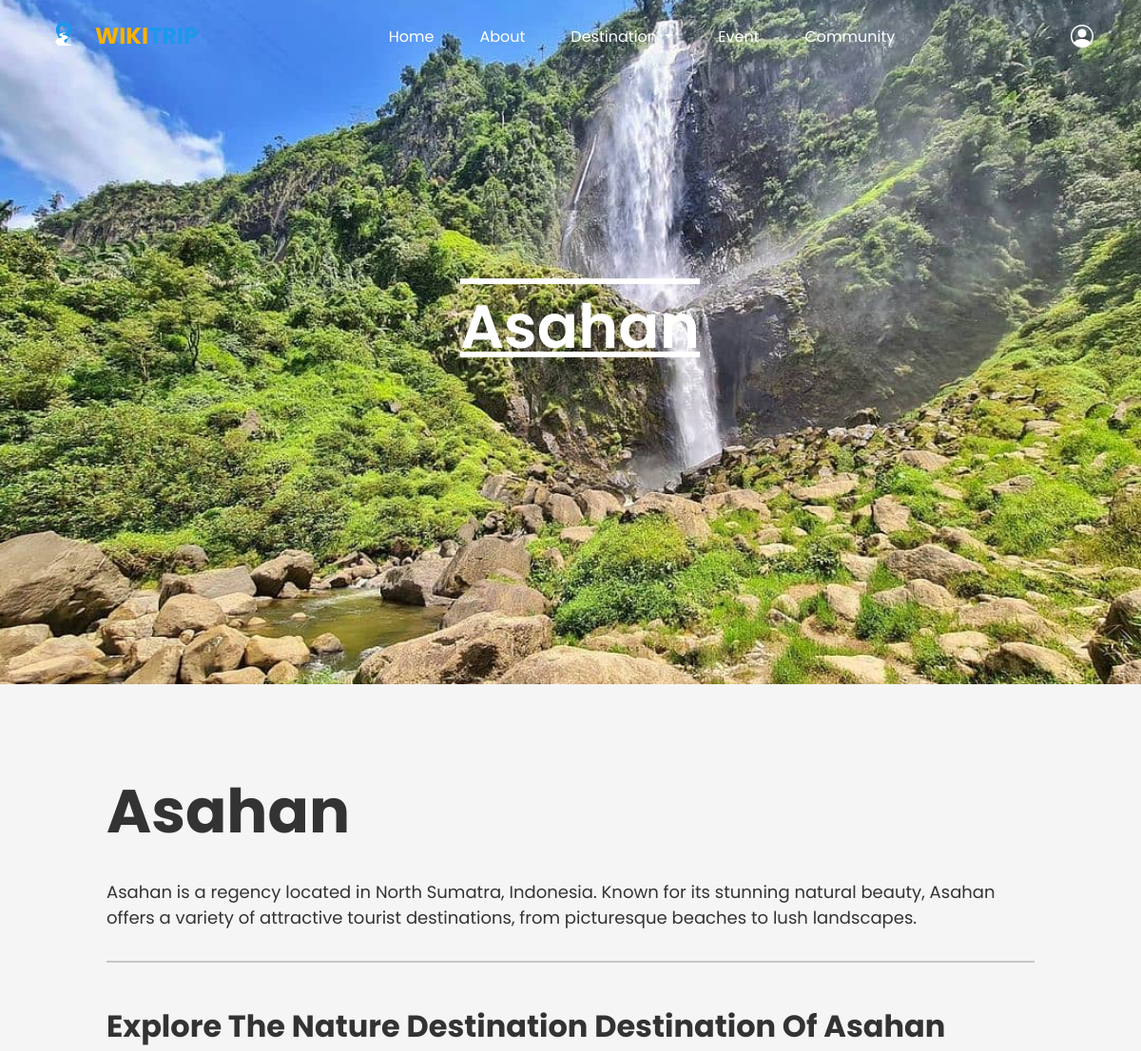
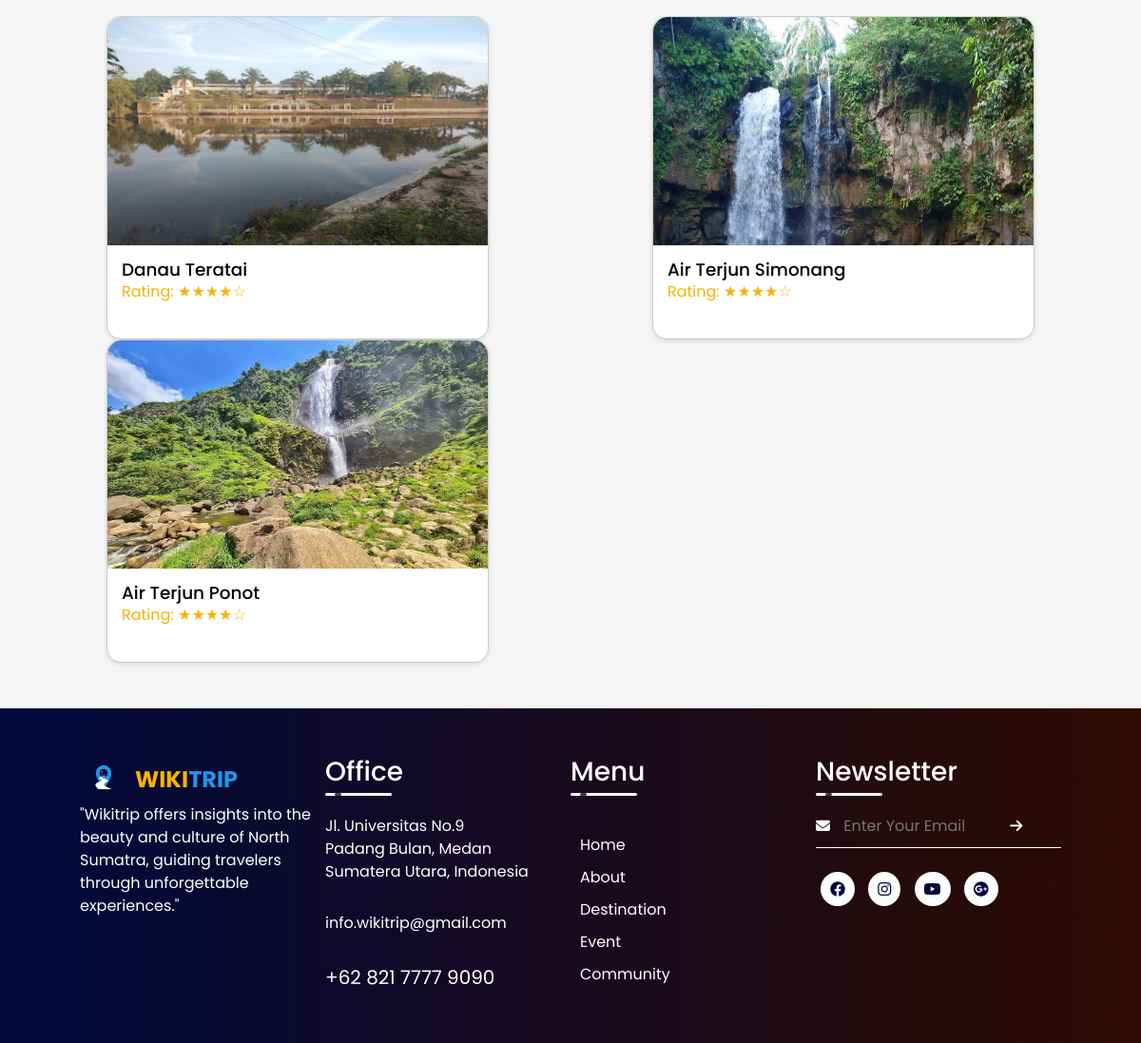
/citycategory.php?city_id=1&category_id=1&image_url=image/Asahan/air_terjun_ponot.jpg, run on the app's committed database (2 pictures, top to bottom).
### tables this page shows
CREATE TABLE `cities` (
  `city_id` int(11) NOT NULL,
  `city_name` varchar(64) NOT NULL,
  `description` text DEFAULT NULL
);

CREATE TABLE `tourismcategories` (
  `category_id` int(11) NOT NULL,
  `category_name` varchar(64) NOT NULL,
  `little_desc` text NOT NULL,
  `title_categories` varchar(255) DEFAULT NULL,
  `desc_categories` text DEFAULT NULL,
  `background_image` varchar(255) NOT NULL
);

CREATE TABLE `tourismplaces` (
  `tourism_id` int(11) NOT NULL,
  `city_id` int(11) NOT NULL,
  `category_id` int(11) NOT NULL,
  `tourism_name` varchar(128) NOT NULL,
  `image_url` varchar(255) DEFAULT NULL,
  `description` text DEFAULT NULL,
  `map_url` varchar(2048) DEFAULT NULL
);

### citycategory.php (the view, shortened to what this page needs)
<?php
include('config/conn.php');
$city_id = isset($_GET['city_id']) ? intval($_GET['city_id']) : 0;
$category_id = isset($_GET['category_id']) ? intval($_GET['category_id']) : 0;
$image_url = isset($_GET['image_url']) ? $_GET['image_url'] : 0;
$city_query = "
    SELECT city_name, description
    FROM cities
    WHERE city_id = ?
";
$stmt = $con->prepare($city_query);
$stmt->bind_param("i", $city_id);
$stmt->execute();
$stmt->bind_result($city_name, $city_description);
$category_query = "
    SELECT category_name
    FROM tourismcategories
    WHERE category_id = ?
";
$stmt = $con->prepare($category_query);
$stmt->bind_param("i", $category_id);
$stmt->execute();
$stmt->bind_result($category_name);
$tour_query = "
    SELECT tourism_id, tourism_name, image_url
    FROM tourismplaces
    WHERE city_id = ? AND category_id = ?
";
$stmt = $con->prepare($tour_query);
$stmt->bind_param("ii", $city_id, $category_id);
$stmt->execute();
$stmt->bind_result($tourism_id, $tourism_name, $tour_image_url);
?>
<!doctype html>
<html lang="en">
<head>
    <link href="https://cdn.jsdelivr.net/npm/bootstrap@5.0.2/dist/css/bootstrap.min.css" rel="stylesheet"
>
    <link rel="stylesheet" href="https://cdn.jsdelivr.net/npm/bootstrap-icons@1.11.3/font/bootstrap-icons.min.css">
    <link rel="stylesheet" href="css/style.css">
    <link rel="stylesheet" href="https://cdnjs.cloudflare.com/ajax/libs/font-awesome/6.2.0/css/all.min.css"
 />
</head>
<body id="page-top">
    <nav class="navbar navbar-expand-lg navbar-dark fixed-top" id="main-nav">
        <div class="container">
            <a class="navbar-brand logo fw-bold fs-4 d-flex align-items-center" href="#page-top">
                <img src="image/logo_wikitrip.png" alt="Logo" class="logo-img me-2">
                <span class="text-logo1">WIKI</span><span class="text-logo2">TRIP</span>
            </a>
            <div class="collapse navbar-collapse justify-content-center" id="navbarNav">
                <ul class="navbar-nav mx-auto mb-2 mb-lg-0">
                    <li class="nav-item">
                        <a class="nav-link active text-white" aria-current="page" href="index.php">Home</a>
                    </li>
                    <li class="nav-item">
                        <a class="nav-link text-white" href="index.php#about">About</a>
                    </li>
                    <li class="nav-item dropdown">
                        <a class="nav-link dropdown-toggle text-white" href="#" id="navbarDropdown" role="button" data-bs-toggle="dropdown" aria-expanded="false">
                            Destination
                        </a>
                    </li>
                    <li class="nav-item">
                        <a class="nav-link text-white" href="index.php#Event">Event</a>
                    </li>
                    <li class="nav-item">
                        <a class="nav-link text-white" href="community.php">Community</a>
                    </li>
                </ul>
                <div>
                    <ul>
                        <li class="nav-item profile-dropdown">
                            <div class="bi bi-person-circle text-white fs-4 me-2"></div>
                        </li>
                    </ul>
                </div>
            </div>
        </div>
    </nav>
    <div class="main_background">
        <img src="<?php echo $image_url; ?>" alt="<?php echo $city_name; ?>" class="mainback_img">
        <div class="home__container container" style="align-items: center" ;>
            <div class="home__data">
                <h1 class="home__data-title" style="font-size: 4rem; text-decoration:overline underline;">
                    <?php echo $city_name; ?>
                </h1>
            </div>
        </div>
    </div>
    <div class="main-content">
        <h2 class="content-title"><?php echo $city_name; ?></h2>
        <p class="content-description"><?php echo $city_description; ?></p>
        <hr class="content-divider">
        <h3 class="explore-title" id="explore">Explore The <?php echo $category_name; ?> Destination Of <?php echo $city_name; ?></h3>
        <div class="culinary-card">
            <?php while ($stmt->fetch()): ?>
                <a href="tourism_place.php?tourism_id=<?php echo $tourism_id; ?>" class="restaurant" style="text-decoration: none;">
                    <img src="<?php echo $tour_image_url; ?>" class="restaurant-img">
                    <h3 class="card-title" style="margin-top: 15px; font-size: 1.15rem; padding-left: 15px;">
                        <?php echo $tourism_name; ?>
                    </h3>
                    <p class="card-rating" style="margin-top: 0%; padding-left: 15px;">Rating: ★★★★☆</p>
                </a>
            <?php endwhile; ?>
        </div>
    </div>
    <footer class="wikitrip-footer-section">
        <div class="wikitrip-footer-container">
            <div class="wikitrip-footer-column">
                <a class="navbar-brand logo fw-bold fs-4 d-flex align-items-center" href="#page-top">
                    <img src="image/logo_wikitrip.png" alt="Logo" class="logo-img me-2">
                    <span class="text-logo1">WIKI</span><span class="text-logo2">TRIP</span>
                </a>
                <p class="wikitrip-footer-paragraph">"Wikitrip offers insights into the beauty and culture of North
                    Sumatra,
                    guiding travelers through unforgettable experiences."</p>
            </div>
            <div class="wikitrip-footer-column">
                <h3 class="wikitrip-footer-text-office">
                    Office
                    <div class="wikitrip-footer-underline"><span></span></div>
                </h3>
                <p>Jl. Universitas No.9</p>
                <p>Padang Bulan, Medan</p>
                <p>Sumatera Utara, Indonesia</p>
                <p class="wikitrip-footer-email">info.wikitrip@gmail.com</p>
                <p class="wikitrip-footer-phone">+62 821 7777 9090</p>
            </div>
            <div class="wikitrip-footer-column">
                <h3>
                    Menu
                    <div class="wikitrip-footer-underline"><span></span></div>
                </h3>
                <ul>
                    <li><a href="#">Home</a></li>
                    <li><a href="#">About</a></li>
                    <li><a href="#">Destination</a></li>
                    <li><a href="#">Event</a></li>
                    <li><a href="#">Community</a></li>
                </ul>
            </div>
            <div class="wikitrip-footer-column">
                <h3>
                    Newsletter
                    <div class="wikitrip-footer-underline"><span></span></div>
                </h3>
                <form action="">
                    <i class="fa-solid fa-envelope"></i>
                    <input type="text" placeholder="Enter Your Email">
                    <a href=""><i class="fa-solid fa-arrow-right"></i></a>
                </form>
                <div class="wikitrip-footer-social-icons">
                    <a href="#"><i class="fa-brands fa-facebook"></i></a>
                    <a href="#"><i class="fa-brands fa-instagram"></i></a>
                    <a href="#"><i class="fa-brands fa-youtube"></i></a>
                    <a href="#"><i class="fa-brands fa-google-plus"></i></a>
                </div>
            </div>
        </div>
    </footer>
</body>
</html>

### css/style.css (style rules this page uses)
body { font-family: Poppins; margin: 0; background-color: white; color: #eee; margin: 0; padding: 0; }
.navbar-brand .text-logo1 { color: #f8b200; }
.navbar-brand .text-logo2 { color: #1c98ed; }
.logo-img { width: 50px; height: 50px; }
ul { margin: 0; padding: 0; display: flex; align-items: center; gap: 2rem; }
li { list-style-type: none; position: relative; padding: 0.625rem 0 0.5rem; }
form { display: flex; align-items: center; justify-content: center; flex-direction: column; padding: 0rem 5rem; transition: all 0.2s 0.7s; overflow: hidden; grid-column: 1 / 2; grid-row: 1 / 2; }
.main_background { position: relative; height: 90vh; width: 100%; overflow: hidden; }
.mainback_img { position: absolute; top: 0; left: 0; width: 100%; height: 100vh; object-fit: cover; object-position: center; }
.home__container { position: relative; display: flex; flex-direction: column; align-items: flex-start; justify-content: center; height: 100%; text-align: left; z-index: 1; color: white; padding-left: 2rem; }
.home__data-title { font-size: 4rem; font-weight: 600; margin-bottom: 2rem; }
.main-content { padding: 3rem 7rem; background-color: #f5f5f5; text-align: left; width: 100%; box-sizing: border-box; padding-top: 6rem; }
.content-title { font-size: 4rem; font-weight: 700; margin-bottom: 2rem; color: #333; }
.content-description { font-size: 1.128rem; margin-bottom: 2rem; color: #333; }
.content-divider { border: none; border-top: 2px solid #464343; width: 100%; margin-top: 1rem; margin-bottom: 3rem; }
.explore-title { font-size: 2rem; font-weight: 700; margin-bottom: 1.5rem; color: #333; }
.card-title { font-size: 1.25rem; margin: 0; color: #000000; }
.card-rating { color: #f8b200; margin: 5px 0; }
.culinary-card { display: flex; justify-content:space-between; flex-wrap: wrap; }
.restaurant { background-color: #fff; border: 1px solid #ccc; border-radius: 15px; width: 500x; height: 340px; box-shadow: 0 2px 5px rgba(0, 0, 0, 0.1); gap: 10px; }
.restaurant-img { width: 400px; height: 240px; border-radius: 15px 15px 0 0; }
.wikitrip-footer-section * { padding: 0; margin: 0; box-sizing: border-box; text-decoration: none; }
.wikitrip-footer-section { background: linear-gradient(to right, #00093c, #2d0b00); background-color: white; position: relative; bottom: 0; width: 100%; }
.wikitrip-footer-section * { color: white; }
.wikitrip-footer-container { display: flex; justify-content: space-between; padding: 50px 7%; }
.wikitrip-footer-column { width: 25%; }
.wikitrip-footer-email { margin: 30px 0; }
.wikitrip-footer-phone { font-size: 20px; font-weight: 400; }
.wikitrip-footer-text-office { margin-bottom: 20px; }
.wikitrip-footer-underline { width: 70px; height: 3px; position: relative; background-color: white; margin-top: 5px; margin-bottom: 20px; border-radius: 3px; overflow: hidden; }
.wikitrip-footer-underline span { width: 7px; height: 100%; position: absolute; left: 10px; background-color: rgb(63, 63, 63); border-radius: 3px; animation: wikitrip-footer-moving 1.5s linear infinite; }
.wikitrip-footer-column ul { list-style-type: none; padding-top: 10px; display: block; }
.wikitrip-footer-column ul li { margin: 10px; }
.wikitrip-footer-column form { margin-top: 20px; border-bottom: 1px solid white; padding-bottom: 10px; display: block; }
.wikitrip-footer-column form input { width: 70%; background: transparent; border: none; outline: none; padding-left: 10px; }
.wikitrip-footer-column form i { font-size: 15px; }
.wikitrip-footer-social-icons { margin-top: 20px; }
.wikitrip-footer-social-icons i { padding: 10px; background-color: white; color: #00093c; border-radius: 50%; margin: 5px; }
.wikitrip-footer-paragraph { max-width: 250px; }

### data on the page
cities: city_name (picture), city_name "Asahan", description "Asahan is a regency located in North Sumatra, Indonesia. Known for its stunning natural beauty, Asahan offers a variety of attractive tourist destinations, from picturesque beaches to lush landscapes."
tourismcategories: category_name "Nature Destination"
tourismplaces: image_url (picture), tourism_name "Danau Teratai"
tourismplaces: image_url (picture), tourism_name "Air Terjun Simonang"
tourismplaces: image_url (picture), tourism_name "Air Terjun Ponot"
